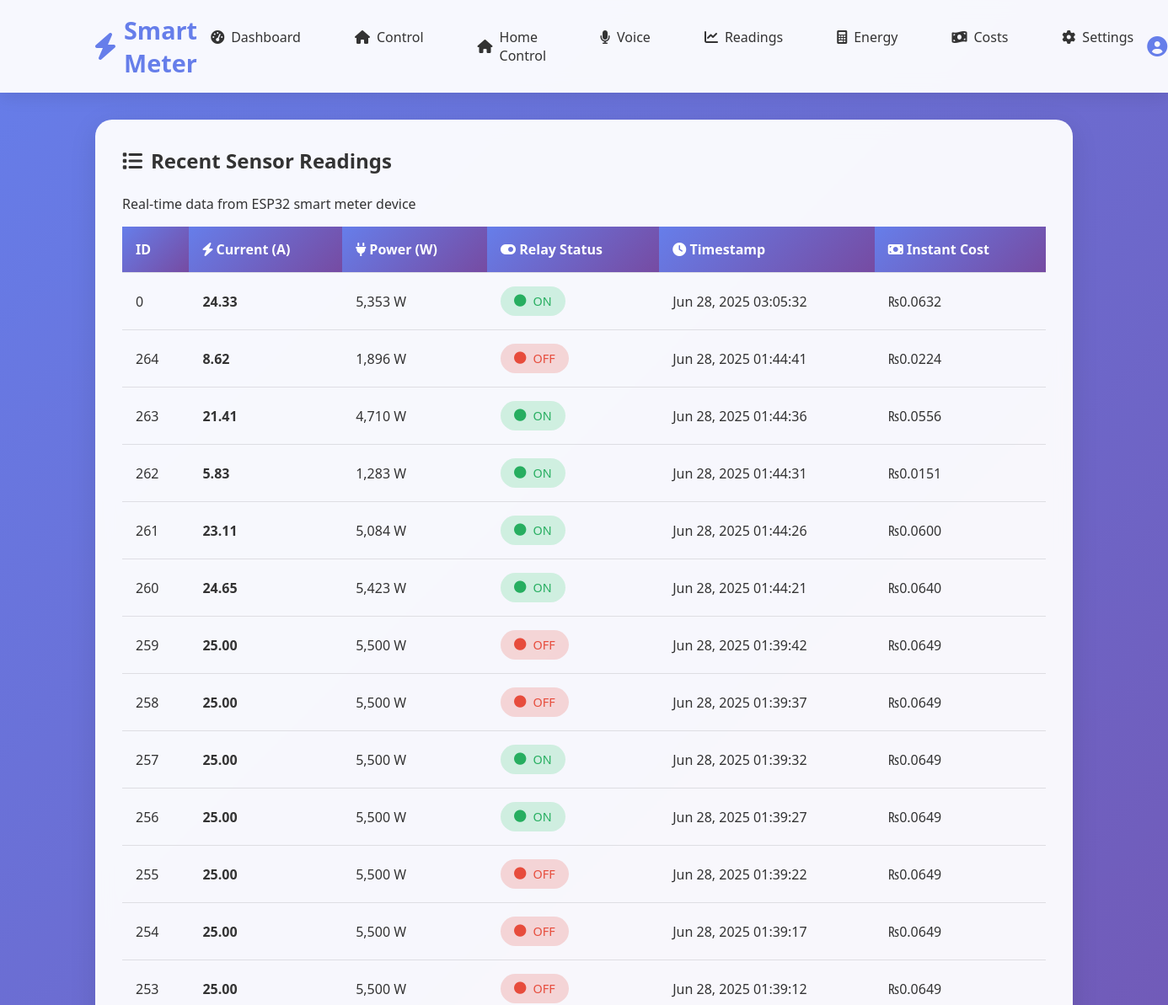
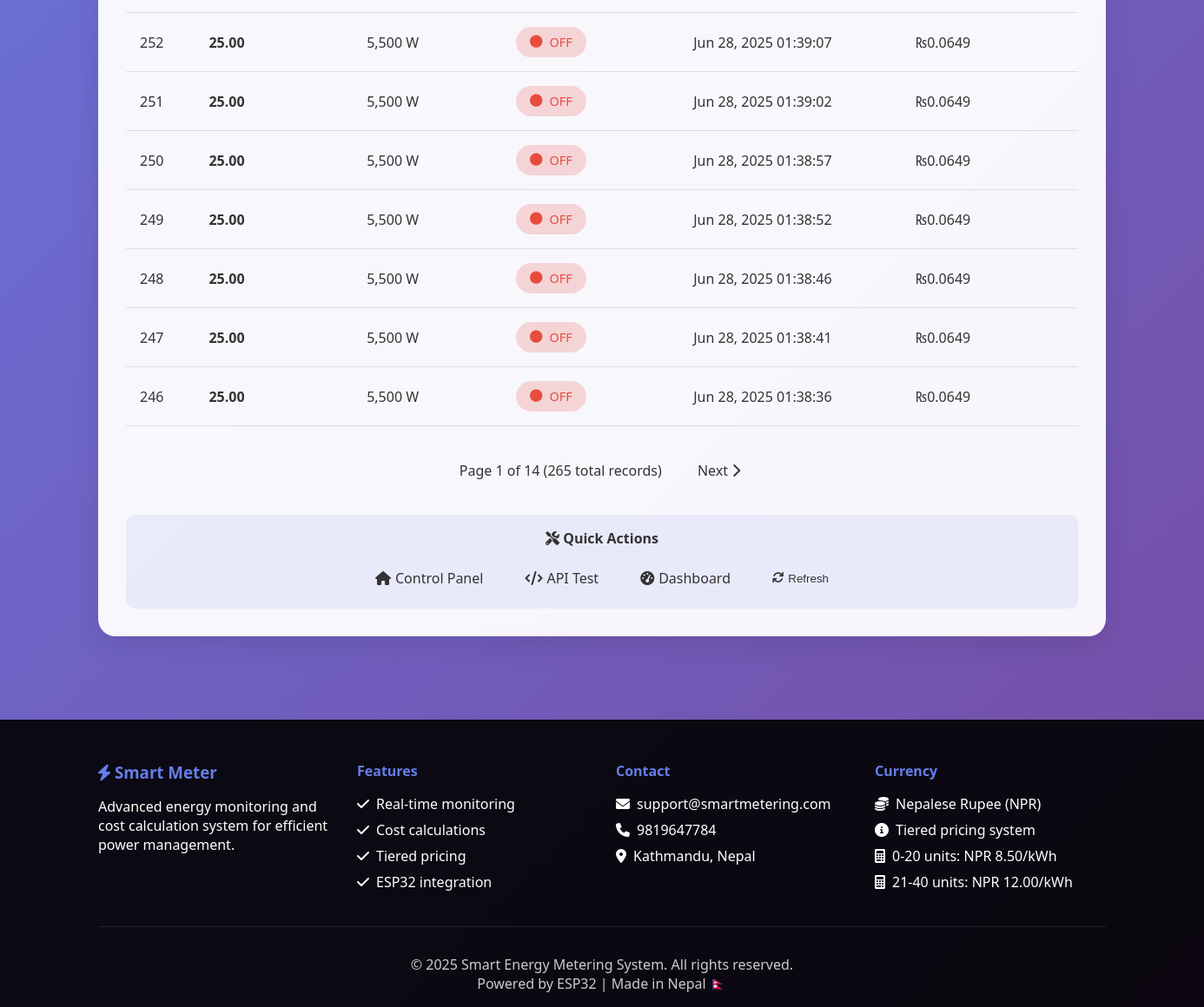
The app's page /readings.php with its own data (2 pictures, top to bottom).
### tables this page shows
CREATE TABLE `readings` (
  `id` int(11) NOT NULL,
  `device_id` varchar(50) DEFAULT 'ESP32_001',
  `measured_current` float NOT NULL,
  `voltage` float DEFAULT 220,
  `power_watts` float GENERATED ALWAYS AS (`measured_current` * `voltage`) STORED,
  `relay_status` enum('ON','OFF') DEFAULT 'OFF',
  `temperature` float DEFAULT NULL,
  `humidity` float DEFAULT NULL,
  `signal_strength` int(11) DEFAULT NULL,
  `reading_time` datetime DEFAULT current_timestamp(),
  `created_at` timestamp NOT NULL DEFAULT current_timestamp()
);

### includes/config.php (called while the page is built, shortened)
<?php
$pricing_tiers = [
    ['min' => 0, 'max' => 20, 'price' => 8.50],
    ['min' => 21, 'max' => 40, 'price' => 12.00],
    ['min' => 41, 'max' => 999999, 'price' => 15.50]
];
function calculateTieredCost($units, $tiers) {
    $totalCost = 0;
    $remainingUnits = $units;
    foreach ($tiers as $tier) {
        if ($remainingUnits <= 0) break;
        $tierUnits = min($remainingUnits, $tier['max'] - $tier['min'] + 1);
        if ($units > $tier['min']) {
            $applicableUnits = min($tierUnits, $remainingUnits);
            $totalCost += $applicableUnits * $tier['price'];
            $remainingUnits -= $applicableUnits;
        }
    }
    return $totalCost;
}
?>

### readings.php (the view, shortened to what this page needs)
<?php
require_once 'includes/config.php';
require_once 'includes/header.php';
$page = isset($_GET['page']) ? (int)$_GET['page'] : 1;
$limit = 20;
$offset = ($page - 1) * $limit;
$limit = (int)$limit;
$offset = (int)$offset;
try {
    $countStmt = $pdo->query("SELECT COUNT(*) FROM readings");
    $totalRecords = $countStmt->fetchColumn();
    $totalPages = ceil($totalRecords / $limit);
    $stmt = $pdo->prepare("SELECT * FROM readings ORDER BY reading_time DESC LIMIT :limit OFFSET :offset");
    $stmt->bindValue(':limit', $limit, PDO::PARAM_INT);
    $stmt->bindValue(':offset', $offset, PDO::PARAM_INT);
    $stmt->execute();
    $readings = $stmt->fetchAll(PDO::FETCH_ASSOC);
    global $pricing_tiers;
} catch (PDOException $e) {
    echo "Database Error: " . $e->getMessage();
    $readings = [];
    $totalRecords = 0;
    $totalPages = 0;
}
?>
<div class="container">
    <div class="cost-table">
        <h2><i class="fas fa-list"></i> Recent Sensor Readings</h2>
        <p>Real-time data from ESP32 smart meter device</p>
        <?php if (empty($readings)): ?>
        <div style="text-align: center; padding: 2rem;">
            <i class="fas fa-exclamation-triangle" style="font-size: 2rem; color: #f39c12; margin-bottom: 1rem;"></i>
            <h3>No Readings Found</h3>
            <p>No sensor readings available. Make sure your ESP32 is connected and sending data.</p>
            <a href="api_test.php" class="nav-link" style="display: inline-block; margin-top: 1rem;">
                <i class="fas fa-tools"></i> Test API Connection
            </a>
        </div>
        <?php else: ?>
        <div class="table-responsive">
            <table>
                <thead>
                    <tr>
                        <th>ID</th>
                        <th><i class="fas fa-bolt"></i> Current (A)</th>
                        <th><i class="fas fa-plug"></i> Power (W)</th>
                        <th><i class="fas fa-toggle-on"></i> Relay Status</th>
                        <th><i class="fas fa-clock"></i> Timestamp</th>
                        <th><i class="fas fa-money-bill"></i> Instant Cost</th>
                    </tr>
                </thead>
                <tbody>
                    <?php foreach ($readings as $reading):
                        $power = VOLTAGE * $reading['measured_current'];
                        $instantEnergy = ($power * 5) / (1000 * 3600);
                        $instantCost = calculateTieredCost($instantEnergy, $pricing_tiers);
                    ?>
                    <tr>
                        <td><?php echo htmlspecialchars($reading['id']); ?></td>
                        <td><strong><?php echo number_format($reading['measured_current'], 2); ?></strong></td>
                        <td><?php echo number_format($power, 0); ?> W</td>
                        <td>
                            <span class="status-indicator <?php echo $reading['relay_status'] == 'ON' ? 'status-on' : 'status-off'; ?>">
                                <i class="fas fa-circle"></i>
                                <?php echo htmlspecialchars($reading['relay_status']); ?>
                            </span>
                        </td>
                        <td><?php echo date('M d, Y H:i:s', strtotime($reading['reading_time'])); ?></td>
                        <td>₨<?php echo number_format($instantCost, 4); ?></td>
                    </tr>
                    <?php endforeach; ?>
                </tbody>
            </table>
        </div>
        <?php if ($totalPages > 1): ?>
        <div class="pagination" style="margin-top: 2rem; text-align: center;">
            <span style="margin: 0 1rem;">
                Page <?php echo $page; ?> of <?php echo $totalPages; ?> (<?php echo number_format($totalRecords); ?> total records)
            </span>
            <?php if ($page < $totalPages): ?>
                <a href="?page=<?php echo $page + 1; ?>" class="nav-link" style="display: inline-block; margin: 0 5px;">
                    Next <i class="fas fa-chevron-right"></i>
                </a>
            <?php endif; ?>
        </div>
        <?php endif; ?>
        <?php endif; ?>
        <div style="text-align: center; margin-top: 2rem; padding: 1rem; background: rgba(102, 126, 234, 0.1); border-radius: 10px;">
            <h4><i class="fas fa-tools"></i> Quick Actions</h4>
            <div style="display: flex; gap: 1rem; justify-content: center; flex-wrap: wrap; margin-top: 1rem;">
                <a href="home.php" class="nav-link" style="display: inline-flex; align-items: center; gap: 5px;">
                    <i class="fas fa-home"></i> Control Panel
                </a>
                <a href="api_test.php" class="nav-link" style="display: inline-flex; align-items: center; gap: 5px;">
                    <i class="fas fa-code"></i> API Test
                </a>
                <a href="dashboard.php" class="nav-link" style="display: inline-flex; align-items: center; gap: 5px;">
                    <i class="fas fa-tachometer-alt"></i> Dashboard
                </a>
                <button onclick="location.reload()" class="nav-link" style="background: none; border: none; cursor: pointer; display: inline-flex; align-items: center; gap: 5px;">
                    <i class="fas fa-sync"></i> Refresh
                </button>
            </div>
        </div>
    </div>
</div>
<?php require_once 'includes/footer.php'; ?>

### includes/header.php (shortened to what this page needs)
<!DOCTYPE html>
<html lang="en">
<head>
    <link rel="stylesheet" href="assets/style.css">
    <link href="https://cdnjs.cloudflare.com/ajax/libs/font-awesome/6.0.0/css/all.min.css" rel="stylesheet">
</head>
<body>
    <header class="header">
        <div class="container">
            <div class="header-content">
                <div class="logo">
                    <i class="fas fa-bolt"></i>
                    <h1>Smart Meter</h1>
                </div>
                <nav class="nav">
                    <ul>
                        <li><a href="dashboard.php" class="nav-link"><i class="fas fa-tachometer-alt"></i> Dashboard</a></li>
                        <li><a href="home.php" class="nav-link"><i class="fas fa-home"></i> Control</a></li>
                         <li><a href="controlhome/home.php" class="nav-link"><i class="fas fa-home"></i>Home  Control</a></li>
                        <li><a href="voice_control.php" class="nav-link"><i class="fas fa-microphone"></i> Voice</a></li>
                        <li><a href="readings.php" class="nav-link"><i class="fas fa-chart-line"></i> Readings</a></li>
                        <li><a href="energy_calculations.php" class="nav-link"><i class="fas fa-calculator"></i> Energy</a></li>
                        <li><a href="costs.php" class="nav-link"><i class="fas fa-money-bill-wave"></i> Costs</a></li>
                        <li><a href="settings.php" class="nav-link"><i class="fas fa-cog"></i> Settings</a></li>
                    </ul>
                </nav>
                <div class="user-info">
                    <i class="fas fa-user-circle"></i>
                </div>
            </div>
        </div>
    </header>
    <main class="main-content">

### includes/footer.php (shortened to what this page needs)
</main>
    <footer class="footer">
        <div class="container">
            <div class="footer-content">
                <div class="footer-section">
                    <h3><i class="fas fa-bolt"></i> Smart Meter</h3>
                    <p>Advanced energy monitoring and cost calculation system for efficient power management.</p>
                </div>
                <div class="footer-section">
                    <h4>Features</h4>
                    <ul>
                        <li><i class="fas fa-check"></i> Real-time monitoring</li>
                        <li><i class="fas fa-check"></i> Cost calculations</li>
                        <li><i class="fas fa-check"></i> Tiered pricing</li>
                        <li><i class="fas fa-check"></i> ESP32 integration</li>
                    </ul>
                </div>
                <div class="footer-section">
                    <h4>Contact</h4>
                    <p><i class="fas fa-envelope"></i> support@smartmetering.com</p>
                    <p><i class="fas fa-phone"></i> 9819647784</p>
                    <p><i class="fas fa-map-marker-alt"></i> Kathmandu, Nepal</p>
                </div>
                <div class="footer-section">
                    <h4>Currency</h4>
                    <p><i class="fas fa-coins"></i> Nepalese Rupee (NPR)</p>
                    <p><i class="fas fa-info-circle"></i> Tiered pricing system</p>
                    <p><i class="fas fa-calculator"></i> 0-20 units: NPR 8.50/kWh</p>
                    <p><i class="fas fa-calculator"></i> 21-40 units: NPR 12.00/kWh</p>
                </div>
            </div>
            <div class="footer-bottom">
                <p>&copy; 2025 Smart Energy Metering System. All rights reserved.</p>
                <p>Powered by ESP32 | Made in Nepal 🇳🇵</p>
            </div>
        </div>
    </footer>
</body>
</html>

### assets/style.css (style rules this page uses)
* { margin: 0; padding: 0; box-sizing: border-box; }
body { font-family: "Segoe UI", Tahoma, Geneva, Verdana, sans-serif; background: linear-gradient(135deg, #667eea 0%, #764ba2 100%); min-height: 100vh; color: #333; }
.container { max-width: 1200px; margin: 0 auto; padding: 0 20px; }
.header { background: rgba(255, 255, 255, 0.95); backdrop-filter: blur(10px); box-shadow: 0 4px 20px rgba(0, 0, 0, 0.1); position: sticky; top: 0; z-index: 1000; animation: slideDown 0.8s ease-out; }
.header-content { display: flex; justify-content: space-between; align-items: center; padding: 1rem 0; }
.logo { display: flex; align-items: center; gap: 10px; color: #667eea; }
.logo i { font-size: 2rem; animation: pulse 2s infinite; }
.logo h1 { font-size: 1.8rem; font-weight: 700; }
.nav ul { display: flex; list-style: none; gap: 2rem; }
.nav-link { text-decoration: none; color: #333; font-weight: 500; padding: 0.5rem 1rem; border-radius: 25px; transition: all 0.3s ease; display: flex; align-items: center; gap: 8px; }
.user-info { display: flex; align-items: center; gap: 10px; color: #667eea; font-weight: 500; }
.user-info i { font-size: 1.5rem; }
.main-content { min-height: calc(100vh - 200px); padding: 2rem 0; }
.status-indicator { display: inline-flex; align-items: center; gap: 8px; padding: 0.5rem 1rem; border-radius: 25px; font-weight: 500; font-size: 0.9rem; }
.status-on { background: rgba(46, 204, 113, 0.2); color: #27ae60; }
.status-off { background: rgba(231, 76, 60, 0.2); color: #e74c3c; }
.cost-table { background: rgba(255, 255, 255, 0.95); backdrop-filter: blur(10px); border-radius: 20px; padding: 2rem; box-shadow: 0 8px 32px rgba(0, 0, 0, 0.1); animation: fadeInUp 0.8s ease-out 0.5s both; }
.cost-table h2 { margin-bottom: 1.5rem; color: #333; display: flex; align-items: center; gap: 10px; }
.table-responsive { overflow-x: auto; }
table { width: 100%; border-collapse: collapse; margin-top: 1rem; }
th, td { padding: 1rem; text-align: left; border-bottom: 1px solid rgba(0, 0, 0, 0.1); }
th { background: linear-gradient(135deg, #667eea, #764ba2); color: white; font-weight: 600; position: sticky; top: 0; }
tr { transition: all 0.3s ease; }
td { animation: slideInLeft 0.5s ease-out; animation-fill-mode: both; }
td:nth-child(1) { animation-delay: 0.1s; }
td:nth-child(2) { animation-delay: 0.2s; }
td:nth-child(3) { animation-delay: 0.3s; }
td:nth-child(4) { animation-delay: 0.4s; }
.footer { background: rgba(0, 0, 0, 0.9); color: white; padding: 3rem 0 1rem; margin-top: 4rem; }
.footer-content { display: grid; grid-template-columns: repeat(auto-fit, minmax(250px, 1fr)); gap: 2rem; margin-bottom: 2rem; }
.footer-section h3, .footer-section h4 { margin-bottom: 1rem; color: #667eea; }
.footer-section ul { list-style: none; }
.footer-section ul li { margin-bottom: 0.5rem; display: flex; align-items: center; gap: 8px; }
.footer-section p { margin-bottom: 0.5rem; display: flex; align-items: center; gap: 8px; }
.footer-bottom { text-align: center; padding-top: 2rem; border-top: 1px solid rgba(255, 255, 255, 0.1); color: #ccc; }

### records on screen
readings: id "0", measured_current "24.33", measured_current "5,353", relay_status "ON", reading_time "Jun 28, 2025 03:05:32", measured_current "0.0632"
readings: id "264", measured_current "8.62", measured_current "1,896", relay_status "OFF", reading_time "Jun 28, 2025 01:44:41", measured_current "0.0224"
readings: id "263", measured_current "21.41", measured_current "4,710", relay_status "ON", reading_time "Jun 28, 2025 01:44:36", measured_current "0.0556"
readings: id "262", measured_current "5.83", measured_current "1,283", relay_status "ON", reading_time "Jun 28, 2025 01:44:31", measured_current "0.0151"
readings: id "261", measured_current "23.11", measured_current "5,084", relay_status "ON", reading_time "Jun 28, 2025 01:44:26", measured_current "0.0600"
readings: id "260", measured_current "24.65", measured_current "5,423", relay_status "ON", reading_time "Jun 28, 2025 01:44:21", measured_current "0.0640"
readings: id "259", measured_current "25.00", measured_current "5,500", relay_status "OFF", reading_time "Jun 28, 2025 01:39:42", measured_current "0.0649"
readings: id "258", measured_current "25.00", measured_current "5,500", relay_status "OFF", reading_time "Jun 28, 2025 01:39:37", measured_current "0.0649"
readings: id "257", measured_current "25.00", measured_current "5,500", relay_status "ON", reading_time "Jun 28, 2025 01:39:32", measured_current "0.0649"
readings: id "256", measured_current "25.00", measured_current "5,500", relay_status "ON", reading_time "Jun 28, 2025 01:39:27", measured_current "0.0649"
readings: id "255", measured_current "25.00", measured_current "5,500", relay_status "OFF", reading_time "Jun 28, 2025 01:39:22", measured_current "0.0649"
readings: id "254", measured_current "25.00", measured_current "5,500", relay_status "OFF", reading_time "Jun 28, 2025 01:39:17", measured_current "0.0649"
readings: id "253", measured_current "25.00", measured_current "5,500", relay_status "OFF", reading_time "Jun 28, 2025 01:39:12", measured_current "0.0649"
readings: id "252", measured_current "25.00", measured_current "5,500", relay_status "OFF", reading_time "Jun 28, 2025 01:39:07", measured_current "0.0649"
readings: id "251", measured_current "25.00", measured_current "5,500", relay_status "OFF", reading_time "Jun 28, 2025 01:39:02", measured_current "0.0649"
readings: id "250", measured_current "25.00", measured_current "5,500", relay_status "OFF", reading_time "Jun 28, 2025 01:38:57", measured_current "0.0649"
readings: id "249", measured_current "25.00", measured_current "5,500", relay_status "OFF", reading_time "Jun 28, 2025 01:38:52", measured_current "0.0649"
readings: id "248", measured_current "25.00", measured_current "5,500", relay_status "OFF", reading_time "Jun 28, 2025 01:38:46", measured_current "0.0649"
readings: id "247", measured_current "25.00", measured_current "5,500", relay_status "OFF", reading_time "Jun 28, 2025 01:38:41", measured_current "0.0649"
readings: id "246", measured_current "25.00", measured_current "5,500", relay_status "OFF", reading_time "Jun 28, 2025 01:38:36", measured_current "0.0649"

### other values on screen
$page "1"
$totalPages "14"
$totalRecords "265"
